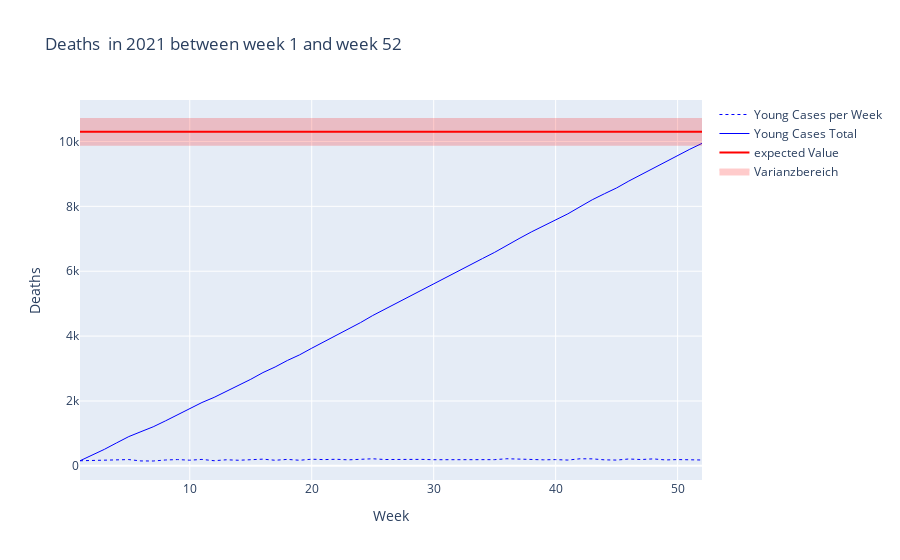

The code cell stored with this chart in its notebook:
### Code cell
#print(data_filtered_young["Value"])
#print(np.cumsum(data_filtered_young["Value"]))

fig_young = go.Figure()
fig_young.add_trace(go.Scatter(x = data_filtered_young["Week"], y = data_filtered_young["Value"], name = "Young Cases per Week", line = dict(color = 'blue', width = 1,dash = 'dot')))
fig_young.add_trace(go.Scatter(x = data_filtered_young["Week"], y = np.cumsum(data_filtered_young["Value"]), name = "Young Cases Total", line = dict(color = 'blue', width = 1)))



#fig_young.add_hline(y=expected_value_per_age_group.loc["0-34", "Value"], line_color = 'red', line_width = 1, name = "Expected Young Cases Total")
fig_young.add_trace(go.Scatter(x = data_filtered_all["Week"],y = np.repeat(expected_value_per_age_group.loc["0-34","Value"],kalenderwochen[1]-kalenderwochen[0]+1), name = "expected Value", line = dict(color = 'red')))

#fig_young.add_hrect(y0=expected_value_per_age_group.loc["0-34","Value_Low"],y1=expected_value_per_age_group.loc["0-34","Value_High"],fillcolor = "red", line_width = 0, opacity = 0.2)
fig_young.add_trace(go.Scatter(
    x = data_filtered_all["Week"].tolist() + data_filtered_all["Week"].tolist()[::-1] ,
    y = [expected_value_per_age_group.loc["0-34","Value_Low"]]*(kalenderwochen[1]-kalenderwochen[0]+1) + [expected_value_per_age_group.loc["0-34","Value_High"]]*(kalenderwochen[1]-kalenderwochen[0]+1),
    fill = 'toself',
    fillcolor = "red",
    line_color = "red",
    name = "Varianzbereich",
    opacity=0.2
))


fig_young.update_layout(title = f"Deaths  in {year} between week {kalenderwochen[0]} and week {kalenderwochen[1]}",
                        xaxis_title = "Week",
                        yaxis_title = "Deaths")

if show_events:
    for i in happenings_filtered.index:
        #print(happenings_filtered.loc[i,"Week"])
        #print(happenings_filtered.loc[i, "Title"])
        fig_young.add_vline(x = happenings_filtered.loc[i,"Week"], line_width = 2, line_color = "green", line_dash = "dash")

fig_young.show()

#fig_total = go.Figure()
#fig_total.add_trace(go.Scatter())

### Figure 1 — Plotly figure (JSON) as saved in the notebook; plotly's stock layout.template omitted (floating-point values rounded to 4 significant figures)
{"data": [{"line": {"color": "blue", "dash": "dot", "width": 1}, "name": "Young Cases per Week", "type": "scatter", "x": [1, 2, 3, 4, 5, 6, 7, 8, 9, 10, 11, 12, 13, 14, 15, 16, 17, 18, 19, 20, 21, 22, 23, 24, 25, 26, 27, 28, 29, 30, 31, 32, 33, 34, 35, 36, 37, 38, 39, 40, 41, 42, 43, 44, 45, 46, 47, 48, 49, 50, 51, 52], "y": [157.0, 172.0, 180.0, 199.0, 194.0, 152.0, 150.0, 181.0, 194.0, 175.0, 199.0, 159.0, 188.0, 173.0, 195.0, 207.0, 173.0, 200.0, 173.0, 205.0, 193.0, 203.0, 186.0, 208.0, 218.0, 196.0, 202.0, 202.0, 200.0, 190.0, 193.0, 195.0, 198.0, 180.0, 192.0, 219.0, 205.0, 203.0, 187.0, 193.0, 179.0, 218.0, 216.0, 186.0, 179.0, 212.0, 195.0, 215.0, 183.0, 194.0, 193.0, 181.0]}, {"line": {"color": "blue", "width": 1}, "name": "Young Cases Total", "type": "scatter", "x": [1, 2, 3, 4, 5, 6, 7, 8, 9, 10, 11, 12, 13, 14, 15, 16, 17, 18, 19, 20, 21, 22, 23, 24, 25, 26, 27, 28, 29, 30, 31, 32, 33, 34, 35, 36, 37, 38, 39, 40, 41, 42, 43, 44, 45, 46, 47, 48, 49, 50, 51, 52], "y": [157.0, 329.0, 509.0, 708.0, 902.0, 1054.0, 1204.0, 1385.0, 1579.0, 1754.0, 1953.0, 2112.0, 2300.0, 2473.0, 2668.0, 2875.0, 3048.0, 3248.0, 3421.0, 3626.0, 3819.0, 4022.0, 4208.0, 4416.0, 4634.0, 4830.0, 5032.0, 5234.0, 5434.0, 5624.0, 5817.0, 6012.0, 6210.0, 6390.0, 6582.0, 6801.0, 7006.0, 7209.0, 7396.0, 7589.0, 7768.0, 7986.0, 8202.0, 8388.0, 8567.0, 8779.0, 8974.0, 9189.0, 9372.0, 9566.0, 9759.0, 9940.0]}, {"line": {"color": "red"}, "name": "expected Value", "type": "scatter", "x": [1, 2, 3, 4, 5, 6, 7, 8, 9, 10, 11, 12, 13, 14, 15, 16, 17, 18, 19, 20, 21, 22, 23, 24, 25, 26, 27, 28, 29, 30, 31, 32, 33, 34, 35, 36, 37, 38, 39, 40, 41, 42, 43, 44, 45, 46, 47, 48, 49, 50, 51, 52], "y": [10300.0, 10300.0, 10300.0, 10300.0, 10300.0, 10300.0, 10300.0, 10300.0, 10300.0, 10300.0, 10300.0, 10300.0, 10300.0, 10300.0, 10300.0, 10300.0, 10300.0, 10300.0, 10300.0, 10300.0, 10300.0, 10300.0, 10300.0, 10300.0, 10300.0, 10300.0, 10300.0, 10300.0, 10300.0, 10300.0, 10300.0, 10300.0, 10300.0, 10300.0, 10300.0, 10300.0, 10300.0, 10300.0, 10300.0, 10300.0, 10300.0, 10300.0, 10300.0, 10300.0, 10300.0, 10300.0, 10300.0, 10300.0, 10300.0, 10300.0, 10300.0, 10300.0]}, {"fill": "toself", "fillcolor": "red", "line": {"color": "red"}, "name": "Varianzbereich", "opacity": 0.2, "type": "scatter", "x": [1, 2, 3, 4, 5, 6, 7, 8, 9, 10, 11, 12, 13, 14, 15, 16, 17, 18, 19, 20, 21, 22, 23, 24, 25, 26, 27, 28, 29, 30, 31, 32, 33, 34, 35, 36, 37, 38, 39, 40, 41, 42, 43, 44, 45, 46, 47, 48, 49, 50, 51, 52, 52, 51, 50, 49, 48, 47, 46, 45, 44, 43, 42, 41, 40, 39, 38, 37, 36, 35, 34, 33, 32, 31, 30, 29, 28, 27, 26, 25, 24, 23, 22, 21, 20, 19, 18, 17, 16, 15, 14, 13, 12, 11, 10, 9, 8, 7, 6, 5, 4, 3, 2, 1], "y": [9898.0, 9898.0, 9898.0, 9898.0, 9898.0, 9898.0, 9898.0, 9898.0, 9898.0, 9898.0, 9898.0, 9898.0, 9898.0, 9898.0, 9898.0, 9898.0, 9898.0, 9898.0, 9898.0, 9898.0, 9898.0, 9898.0, 9898.0, 9898.0, 9898.0, 9898.0, 9898.0, 9898.0, 9898.0, 9898.0, 9898.0, 9898.0, 9898.0, 9898.0, 9898.0, 9898.0, 9898.0, 9898.0, 9898.0, 9898.0, 9898.0, 9898.0, 9898.0, 9898.0, 9898.0, 9898.0, 9898.0, 9898.0, 9898.0, 9898.0, 9898.0, 9898.0, 10690.0, 10690.0, 10690.0, 10690.0, 10690.0, 10690.0, 10690.0, 10690.0, 10690.0, 10690.0, 10690.0, 10690.0, 10690.0, 10690.0, 10690.0, 10690.0, 10690.0, 10690.0, 10690.0, 10690.0, 10690.0, 10690.0, 10690.0, 10690.0, 10690.0, 10690.0, 10690.0, 10690.0, 10690.0, 10690.0, 10690.0, 10690.0, 10690.0, 10690.0, 10690.0, 10690.0, 10690.0, 10690.0, 10690.0, 10690.0, 10690.0, 10690.0, 10690.0, 10690.0, 10690.0, 10690.0, 10690.0, 10690.0, 10690.0, 10690.0, 10690.0, 10690.0]}], "layout": {"title": {"text": "Deaths  in 2021 between week 1 and week 52"}, "xaxis": {"title": {"text": "Week"}}, "yaxis": {"title": {"text": "Deaths"}}}}
